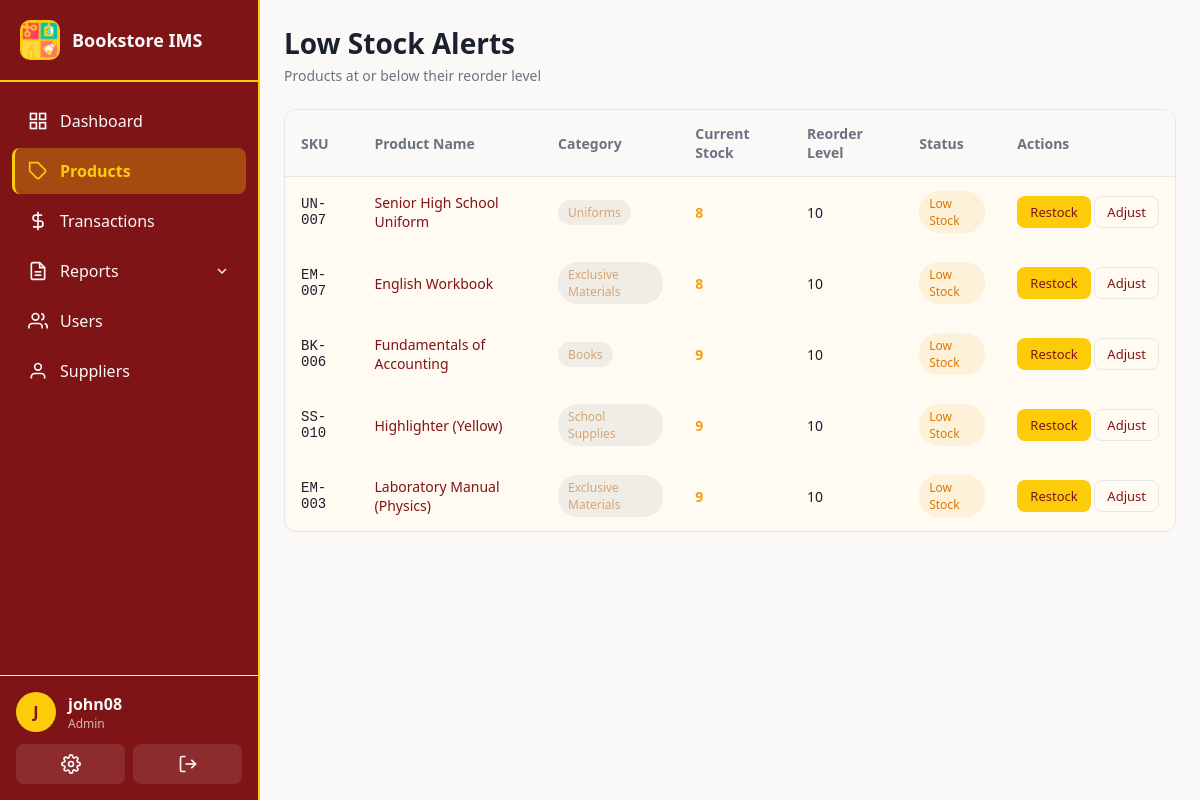
Page /products/low-stock (signed in) on the committed database.
### app/models.py (models this page shows, shortened)
class User(UserMixin, db.Model):
    __tablename__ = 'users'
    id = db.Column(db.Integer, primary_key=True)
    username = db.Column(db.String(80), unique=True, nullable=False, index=True)
    email = db.Column(db.String(120), unique=True, nullable=False)
    password_hash = db.Column(db.String(256), nullable=False)
    role = db.Column(db.String(20), nullable=False, default=Role.STAFF)
    is_active = db.Column(db.Boolean, default=True)
    created_at = db.Column(db.DateTime, default=datetime.utcnow)
    last_login = db.Column(db.DateTime)
    transactions = db.relationship('Transaction', backref='user', lazy='dynamic')
    audit_logs = db.relationship('AuditLog', backref='user', lazy='dynamic')
    def is_admin(self):
        return self.role == Role.ADMIN

class Product(db.Model):
    __tablename__ = 'products'
    id = db.Column(db.Integer, primary_key=True)
    sku = db.Column(db.String(50), unique=True, nullable=False, index=True)  # Stock Keeping Unit
    name = db.Column(db.String(200), nullable=False)
    description = db.Column(db.Text)
    category_id = db.Column(db.Integer, db.ForeignKey('categories.id'), nullable=False)
    cost_price = db.Column(db.Float, nullable=False, default=0.0)  # Purchase cost
    selling_price = db.Column(db.Float, nullable=False, default=0.0)
    quantity = db.Column(db.Integer, nullable=False, default=0)
    reorder_level = db.Column(db.Integer, nullable=False, default=10)  # Low stock threshold
    isbn = db.Column(db.String(20))
    author = db.Column(db.String(200))
    publisher = db.Column(db.String(200))
    is_active = db.Column(db.Boolean, default=True)
    created_at = db.Column(db.DateTime, default=datetime.utcnow)
    updated_at = db.Column(db.DateTime, default=datetime.utcnow, onupdate=datetime.utcnow)
    stock_movements = db.relationship('StockMovement', backref='product', lazy='dynamic')
    transaction_items = db.relationship('TransactionItem', backref='product', lazy='dynamic')

class Category(db.Model):
    __tablename__ = 'categories'
    id = db.Column(db.Integer, primary_key=True)
    name = db.Column(db.String(100), unique=True, nullable=False)
    description = db.Column(db.String(255))
    created_at = db.Column(db.DateTime, default=datetime.utcnow)
    products = db.relationship('Product', backref='category', lazy='dynamic')

### app/routes/products.py (the view)
@products_bp.route('/low-stock')
@login_required
def low_stock():
    products = Product.query.filter(
        Product.quantity <= Product.reorder_level,
        Product.is_active == True
    ).order_by(Product.quantity).all()
    return render_template('products/low_stock.html', products=products)

### app/__init__.py (called while the page is built)
@login_manager.user_loader
def load_user(user_id):
    return db.session.get(User, int(user_id))

### app/templates/products/low_stock.html (shortened to what this page needs)
{% extends "base.html" %}
{% block content %}
<div class="page-header">
  <div class="page-header-left">
    <h1>Low Stock Alerts</h1>
    <p class="page-subtitle">Products at or below their reorder level</p>
  </div>
</div>
<div class="table-card">
  {% if products %}
  <table class="data-table">
    <thead>
      <tr>
        <th>SKU</th>
        <th>Product Name</th>
        <th>Category</th>
        <th>Current Stock</th>
        <th>Reorder Level</th>
        <th>Status</th>
        <th>Actions</th>
      </tr>
    </thead>
    <tbody>
      {% for product in products %}
      <tr class="{% if product.quantity == 0 %}row-danger{% else %}row-warning{% endif %}">
        <td class="sku-cell">{{ product.sku }}</td>
        <td>
          <a href="{{ url_for('products.view_product', id=product.id) }}" class="product-name">
            {{ product.name }}
          </a>
        </td>
        <td>
          <span class="badge badge-category">{{ product.category.name }}</span>
        </td>
        <td class="stock-cell {% if product.quantity == 0 %}text-danger{% else %}text-warning{% endif %}">
          <strong>{{ product.quantity }}</strong>
        </td>
        <td>{{ product.reorder_level }}</td>
        <td>
          {% if product.quantity == 0 %}
          <span class="badge badge-danger">Out of Stock</span>
          {% else %}
          <span class="badge badge-warning">Low Stock</span>
          {% endif %}
        </td>
        <td class="actions-cell">
          <a href="{{ url_for('transactions.new_purchase') }}" class="btn btn-sm btn-primary">Restock</a>
          <a href="{{ url_for('products.adjust_stock', id=product.id) }}" class="btn btn-sm btn-outline">Adjust</a>
        </td>
      </tr>
      {% endfor %}
    </tbody>
  </table>
  {% endif %}
</div>
{% endblock %}

### app/templates/base.html (shortened to what this page needs)
<!doctype html>
<html>
  <head>
    <link rel="stylesheet" href="{{ url_for('static', filename='css/main.css') }}">
  </head>
  <body class="{% block body_class %}{% endblock %}">
    {% if current_user.is_authenticated %}
    <nav class="sidebar">
      <div class="sidebar-header">
        <div class="sidebar-logo">
          <img src="{{ url_for('static', filename='images/bookstore-logo.png') }}" alt="Bookstore Logo" style="width: 100%; height: 100%; object-fit: contain;">
        </div>
        <span class="sidebar-title">Bookstore IMS</span>
      </div>
      <ul class="sidebar-menu">
        <li class="{% if request.endpoint == 'main.dashboard' %}active{% endif %}">
          <a href="{{ url_for('main.dashboard') }}">
            <svg viewBox="0 0 24 24" fill="none" stroke="currentColor" stroke-width="2">
              <rect x="3" y="3" width="7" height="7"></rect>
              <rect x="14" y="3" width="7" height="7"></rect>
              <rect x="14" y="14" width="7" height="7"></rect>
              <rect x="3" y="14" width="7" height="7"></rect>
            </svg>
            <span>Dashboard</span>
          </a>
        </li>
        <li class="{% if 'products' in request.endpoint %}active{% endif %}">
          <a href="{{ url_for('products.list_products') }}">
            <svg viewBox="0 0 24 24" fill="none" stroke="currentColor" stroke-width="2">
              <path d="M20.59 13.41l-7.17 7.17a2 2 0 0 1-2.83 0L2 12V2h10l8.59 8.59a2 2 0 0 1 0 2.82z"></path>
              <line x1="7" y1="7" x2="7.01" y2="7"></line>
            </svg>
            <span>Products</span>
          </a>
        </li>
        <li class="{% if 'transactions' in request.endpoint %}active{% endif %}">
          <a href="{{ url_for('transactions.list_transactions') }}">
            <svg viewBox="0 0 24 24" fill="none" stroke="currentColor" stroke-width="2">
              <line x1="12" y1="1" x2="12" y2="23"></line>
              <path d="M17 5H9.5a3.5 3.5 0 0 0 0 7h5a3.5 3.5 0 0 1 0 7H6"></path>
            </svg>
            <span>Transactions</span>
          </a>
        </li>
        <li class="submenu-trigger {% if 'reports' in request.endpoint %}active{% endif %}">
          <a href="#">
            <svg viewBox="0 0 24 24" fill="none" stroke="currentColor" stroke-width="2">
              <path d="M14 2H6a2 2 0 0 0-2 2v16a2 2 0 0 0 2 2h12a2 2 0 0 0 2-2V8z"></path>
              <polyline points="14 2 14 8 20 8"></polyline>
              <line x1="16" y1="13" x2="8" y2="13"></line>
              <line x1="16" y1="17" x2="8" y2="17"></line>
            </svg>
            <span>Reports</span>
            <svg class="submenu-arrow" viewBox="0 0 24 24" fill="none" stroke="currentColor" stroke-width="2">
              <polyline points="6 9 12 15 18 9"></polyline>
            </svg>
          </a>
        </li>
        {% if current_user.is_admin() %}
        <li class="{% if 'users' in request.endpoint and request.endpoint != 'users.profile' %}active{% endif %}">
          <a href="{{ url_for('users.list_users') }}">
            <svg viewBox="0 0 24 24" fill="none" stroke="currentColor" stroke-width="2">
              <path d="M17 21v-2a4 4 0 0 0-4-4H5a4 4 0 0 0-4 4v2"></path>
              <circle cx="9" cy="7" r="4"></circle>
              <path d="M23 21v-2a4 4 0 0 0-3-3.87"></path>
              <path d="M16 3.13a4 4 0 0 1 0 7.75"></path>
            </svg>
            <span>Users</span>
          </a>
        </li>
        <li class="{% if 'suppliers' in request.endpoint %}active{% endif %}">
          <a href="{{ url_for('suppliers.list_suppliers') }}">
            <svg viewBox="0 0 24 24" fill="none" stroke="currentColor" stroke-width="2">
              <path d="M20 21v-2a4 4 0 0 0-4-4H8a4 4 0 0 0-4 4v2"></path>
              <circle cx="12" cy="7" r="4"></circle>
            </svg>
            <span>Suppliers</span>
          </a>
        </li>
        {% endif %}
      </ul>
      <div class="sidebar-footer">
        <div class="user-info">
          <div class="user-avatar">{{ current_user.username[0].upper() }}</div>
          <div class="user-details">
            <span class="user-name">{{ current_user.username }}</span>
            <span class="user-role">{{ current_user.role.title() }}</span>
          </div>
        </div>
        <div class="sidebar-actions">
          <a href="{{ url_for('users.profile') }}" class="action-btn" title="Profile">
          </a>
          <a href="{{ url_for('auth.logout') }}" class="action-btn" title="Logout">
            <svg viewBox="0 0 24 24" fill="none" stroke="currentColor" stroke-width="2">
              <path d="M9 21H5a2 2 0 0 1-2-2V5a2 2 0 0 1 2-2h4"></path>
              <polyline points="16 17 21 12 16 7"></polyline>
              <line x1="21" y1="12" x2="9" y2="12"></line>
            </svg>
          </a>
        </div>
      </div>
    </nav>
    <main class="main-content">
      {% block content %}{% endblock %}
    </main>
    {% else %}
    {% block content_public %}{% endblock %}
    {% endif %}
  </body>
</html>

### rows in the picture
User: username "J", username "john08", role "Admin"
Product: sku "UN-007", name "Senior High School Uniform", category.name "Uniforms", quantity "8", reorder_level "10", shows "Low Stock"
Product: sku "EM-007", name "English Workbook", category.name "Exclusive Materials", quantity "8", reorder_level "10", shows "Low Stock"
Product: sku "BK-006", name "Fundamentals of Accounting", category.name "Books", quantity "9", reorder_level "10", shows "Low Stock"
Product: sku "SS-010", name "Highlighter (Yellow)", category.name "School Supplies", quantity "9", reorder_level "10", shows "Low Stock"
Product: sku "EM-003", name "Laboratory Manual (Physics)", category.name "Exclusive Materials", quantity "9", reorder_level "10", shows "Low Stock"
